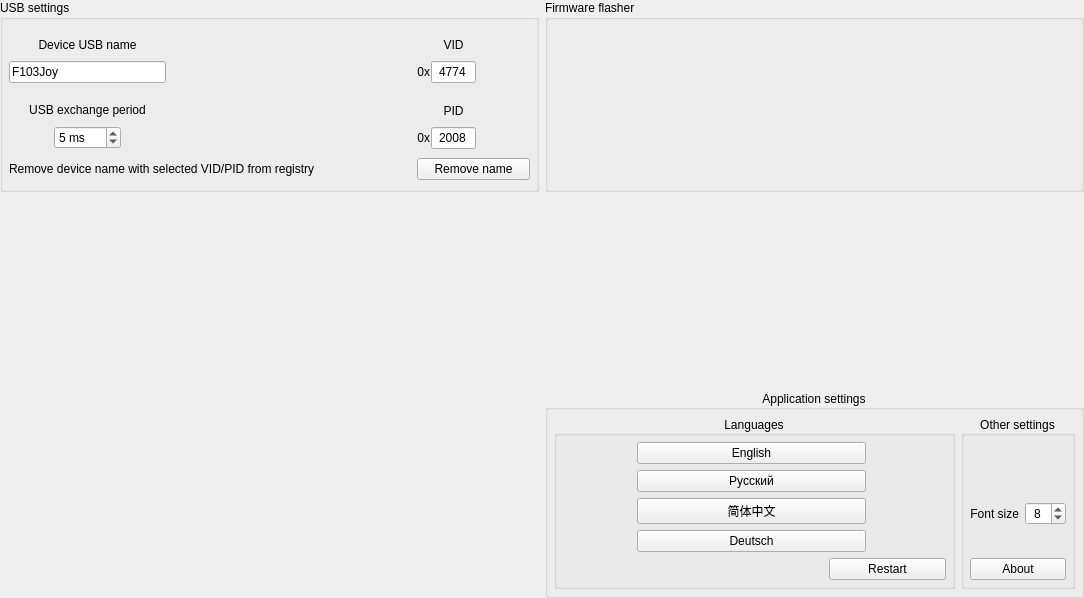
<?xml version="1.0" encoding="UTF-8"?>
<ui version="4.0">
 <class>AdvancedSettings</class>
 <widget class="QWidget" name="AdvancedSettings">
  <property name="geometry">
   <rect>
    <x>0</x>
    <y>0</y>
    <width>1084</width>
    <height>598</height>
   </rect>
  </property>
  <property name="windowTitle">
   <string>Form</string>
  </property>
  <layout class="QGridLayout" name="gridLayout" rowstretch="5,5,5" columnstretch="1,1">
   <property name="leftMargin">
    <number>0</number>
   </property>
   <property name="topMargin">
    <number>0</number>
   </property>
   <property name="rightMargin">
    <number>0</number>
   </property>
   <property name="bottomMargin">
    <number>0</number>
   </property>
   <item row="0" column="1">
    <widget class="QGroupBox" name="groupBox_2">
     <property name="title">
      <string>Firmware flasher</string>
     </property>
     <layout class="QHBoxLayout" name="layoutH_Flasher">
      <property name="leftMargin">
       <number>6</number>
      </property>
      <property name="topMargin">
       <number>6</number>
      </property>
      <property name="rightMargin">
       <number>6</number>
      </property>
      <property name="bottomMargin">
       <number>6</number>
      </property>
     </layout>
    </widget>
   </item>
   <item row="0" column="0">
    <widget class="QGroupBox" name="groupBox">
     <property name="title">
      <string>USB settings</string>
     </property>
     <layout class="QGridLayout" name="gridLayout_3" columnstretch="1,1,1,5,1,0,0">
      <property name="leftMargin">
       <number>6</number>
      </property>
      <property name="topMargin">
       <number>6</number>
      </property>
      <property name="rightMargin">
       <number>6</number>
      </property>
      <property name="bottomMargin">
       <number>9</number>
      </property>
      <property name="horizontalSpacing">
       <number>6</number>
      </property>
      <property name="verticalSpacing">
       <number>9</number>
      </property>
      <item row="1" column="0" colspan="3">
       <widget class="QLineEdit" name="lineEdit_DeviceUSBName">
        <property name="sizePolicy">
         <sizepolicy hsizetype="Expanding" vsizetype="Fixed">
          <horstretch>0</horstretch>
          <verstretch>0</verstretch>
         </sizepolicy>
        </property>
        <property name="text">
         <string notr="true">F103Joy</string>
        </property>
        <property name="maxLength">
         <number>26</number>
        </property>
       </widget>
      </item>
      <item row="3" column="1">
       <widget class="QSpinBox" name="spinBox_USBExchangePeriod">
        <property name="sizePolicy">
         <sizepolicy hsizetype="Fixed" vsizetype="Fixed">
          <horstretch>0</horstretch>
          <verstretch>0</verstretch>
         </sizepolicy>
        </property>
        <property name="frame">
         <bool>true</bool>
        </property>
        <property name="alignment">
         <set>Qt::AlignLeading|Qt::AlignLeft|Qt::AlignVCenter</set>
        </property>
        <property name="correctionMode">
         <enum>QAbstractSpinBox::CorrectToNearestValue</enum>
        </property>
        <property name="suffix">
         <string> ms</string>
        </property>
        <property name="minimum">
         <number>2</number>
        </property>
        <property name="maximum">
         <number>255</number>
        </property>
        <property name="value">
         <number>5</number>
        </property>
       </widget>
      </item>
      <item row="1" column="4">
       <spacer name="horizontalSpacer_5">
        <property name="orientation">
         <enum>Qt::Horizontal</enum>
        </property>
        <property name="sizeHint" stdset="0">
         <size>
          <width>40</width>
          <height>20</height>
         </size>
        </property>
       </spacer>
      </item>
      <item row="3" column="2">
       <spacer name="horizontalSpacer_3">
        <property name="orientation">
         <enum>Qt::Horizontal</enum>
        </property>
        <property name="sizeHint" stdset="0">
         <size>
          <width>40</width>
          <height>20</height>
         </size>
        </property>
       </spacer>
      </item>
      <item row="3" column="0">
       <spacer name="horizontalSpacer_4">
        <property name="orientation">
         <enum>Qt::Horizontal</enum>
        </property>
        <property name="sizeHint" stdset="0">
         <size>
          <width>40</width>
          <height>20</height>
         </size>
        </property>
       </spacer>
      </item>
      <item row="1" column="6">
       <spacer name="horizontalSpacer_6">
        <property name="orientation">
         <enum>Qt::Horizontal</enum>
        </property>
        <property name="sizeHint" stdset="0">
         <size>
          <width>40</width>
          <height>20</height>
         </size>
        </property>
       </spacer>
      </item>
      <item row="3" column="3">
       <spacer name="horizontalSpacer_2">
        <property name="orientation">
         <enum>Qt::Horizontal</enum>
        </property>
        <property name="sizeHint" stdset="0">
         <size>
          <width>40</width>
          <height>20</height>
         </size>
        </property>
       </spacer>
      </item>
      <item row="0" column="5" rowspan="4">
       <layout class="QGridLayout" name="gridLayout_2">
        <property name="topMargin">
         <number>0</number>
        </property>
        <property name="horizontalSpacing">
         <number>1</number>
        </property>
        <property name="verticalSpacing">
         <number>9</number>
        </property>
        <item row="1" column="0">
         <widget class="QLabel" name="text_VID_0x">
          <property name="sizePolicy">
           <sizepolicy hsizetype="Preferred" vsizetype="Preferred">
            <horstretch>0</horstretch>
            <verstretch>0</verstretch>
           </sizepolicy>
          </property>
          <property name="text">
           <string notr="true">0x</string>
          </property>
          <property name="alignment">
           <set>Qt::AlignRight|Qt::AlignTrailing|Qt::AlignVCenter</set>
          </property>
         </widget>
        </item>
        <item row="1" column="1">
         <widget class="QLineEdit" name="lineEdit_VID">
          <property name="enabled">
           <bool>true</bool>
          </property>
          <property name="sizePolicy">
           <sizepolicy hsizetype="Minimum" vsizetype="Fixed">
            <horstretch>0</horstretch>
            <verstretch>0</verstretch>
           </sizepolicy>
          </property>
          <property name="maximumSize">
           <size>
            <width>45</width>
            <height>16777215</height>
           </size>
          </property>
          <property name="inputMask">
           <string notr="true">HHHH</string>
          </property>
          <property name="text">
           <string notr="true">4774</string>
          </property>
          <property name="alignment">
           <set>Qt::AlignCenter</set>
          </property>
         </widget>
        </item>
        <item row="3" column="1">
         <widget class="QLineEdit" name="lineEdit_PID">
          <property name="sizePolicy">
           <sizepolicy hsizetype="Minimum" vsizetype="Fixed">
            <horstretch>0</horstretch>
            <verstretch>0</verstretch>
           </sizepolicy>
          </property>
          <property name="maximumSize">
           <size>
            <width>45</width>
            <height>16777215</height>
           </size>
          </property>
          <property name="inputMask">
           <string notr="true">HHHH</string>
          </property>
          <property name="text">
           <string notr="true">2008</string>
          </property>
          <property name="alignment">
           <set>Qt::AlignCenter</set>
          </property>
         </widget>
        </item>
        <item row="2" column="1">
         <widget class="QLabel" name="text_PID">
          <property name="sizePolicy">
           <sizepolicy hsizetype="Minimum" vsizetype="Preferred">
            <horstretch>0</horstretch>
            <verstretch>0</verstretch>
           </sizepolicy>
          </property>
          <property name="text">
           <string>PID</string>
          </property>
          <property name="alignment">
           <set>Qt::AlignBottom|Qt::AlignHCenter</set>
          </property>
         </widget>
        </item>
        <item row="0" column="1">
         <widget class="QLabel" name="text_VID">
          <property name="sizePolicy">
           <sizepolicy hsizetype="Minimum" vsizetype="Preferred">
            <horstretch>0</horstretch>
            <verstretch>0</verstretch>
           </sizepolicy>
          </property>
          <property name="text">
           <string>VID</string>
          </property>
          <property name="alignment">
           <set>Qt::AlignBottom|Qt::AlignHCenter</set>
          </property>
         </widget>
        </item>
        <item row="3" column="0">
         <widget class="QLabel" name="text_PID_0x">
          <property name="sizePolicy">
           <sizepolicy hsizetype="Preferred" vsizetype="Preferred">
            <horstretch>0</horstretch>
            <verstretch>0</verstretch>
           </sizepolicy>
          </property>
          <property name="text">
           <string notr="true">0x</string>
          </property>
          <property name="alignment">
           <set>Qt::AlignRight|Qt::AlignTrailing|Qt::AlignVCenter</set>
          </property>
         </widget>
        </item>
        <item row="1" column="2">
         <widget class="InfoLabel" name="info_VID">
          <property name="sizePolicy">
           <sizepolicy hsizetype="Fixed" vsizetype="Fixed">
            <horstretch>0</horstretch>
            <verstretch>0</verstretch>
           </sizepolicy>
          </property>
          <property name="maximumSize">
           <size>
            <width>18</width>
            <height>18</height>
           </size>
          </property>
          <property name="toolTip">
           <string>&lt;html&gt;&lt;head/&gt;&lt;body&gt;&lt;p&gt;Some values may not work on some operating systems(PID 5750 on Ubuntu, for example). After choosing the wrong value, the controller needs to be reflashed with ST-link/UART.&lt;/p&gt;&lt;/body&gt;&lt;/html&gt;</string>
          </property>
          <property name="text">
           <string/>
          </property>
          <property name="pixmap">
           <pixmap resource="../../resources.qrc">:/Images/warning.png</pixmap>
          </property>
          <property name="scaledContents">
           <bool>true</bool>
          </property>
          <property name="margin">
           <number>1</number>
          </property>
         </widget>
        </item>
        <item row="3" column="2">
         <widget class="InfoLabel" name="info_PID">
          <property name="sizePolicy">
           <sizepolicy hsizetype="Fixed" vsizetype="Fixed">
            <horstretch>0</horstretch>
            <verstretch>0</verstretch>
           </sizepolicy>
          </property>
          <property name="maximumSize">
           <size>
            <width>18</width>
            <height>18</height>
           </size>
          </property>
          <property name="toolTip">
           <string>&lt;html&gt;&lt;head/&gt;&lt;body&gt;&lt;p&gt;Some values may not work on some operating systems(PID 5750 on Ubuntu, for example). After choosing the wrong value, the controller needs to be reflashed with ST-link/UART.&lt;/p&gt;&lt;/body&gt;&lt;/html&gt;</string>
          </property>
          <property name="text">
           <string/>
          </property>
          <property name="pixmap">
           <pixmap resource="../../resources.qrc">:/Images/warning.png</pixmap>
          </property>
          <property name="scaledContents">
           <bool>true</bool>
          </property>
          <property name="margin">
           <number>1</number>
          </property>
         </widget>
        </item>
       </layout>
      </item>
      <item row="2" column="0" colspan="3">
       <widget class="QLabel" name="text_USBExchangePeriod">
        <property name="sizePolicy">
         <sizepolicy hsizetype="Preferred" vsizetype="Preferred">
          <horstretch>0</horstretch>
          <verstretch>0</verstretch>
         </sizepolicy>
        </property>
        <property name="text">
         <string>USB exchange period</string>
        </property>
        <property name="alignment">
         <set>Qt::AlignBottom|Qt::AlignHCenter</set>
        </property>
       </widget>
      </item>
      <item row="0" column="0" colspan="3">
       <widget class="QLabel" name="text_DeviceUSBName">
        <property name="sizePolicy">
         <sizepolicy hsizetype="Preferred" vsizetype="Preferred">
          <horstretch>0</horstretch>
          <verstretch>0</verstretch>
         </sizepolicy>
        </property>
        <property name="text">
         <string>Device USB name</string>
        </property>
        <property name="alignment">
         <set>Qt::AlignBottom|Qt::AlignHCenter</set>
        </property>
       </widget>
      </item>
      <item row="4" column="5" colspan="2">
       <widget class="QPushButton" name="pushButton_removeName">
        <property name="toolTip">
         <string>&lt;html&gt;&lt;head/&gt;&lt;body&gt;&lt;p&gt;Sometimes Windows does not update the name in gaming devices and needs to be removed from the registry. This happens automatically when the config is written, but manual deletion may be required when the device is disconnected.&lt;/p&gt;&lt;/body&gt;&lt;/html&gt;</string>
        </property>
        <property name="text">
         <string>Remove name</string>
        </property>
       </widget>
      </item>
      <item row="4" column="0" colspan="5">
       <layout class="QHBoxLayout" name="horizontalLayout" stretch="0,0,0">
        <property name="spacing">
         <number>3</number>
        </property>
        <item>
         <widget class="QLabel" name="text_removeName">
          <property name="toolTip">
           <string>&lt;html&gt;&lt;head/&gt;&lt;body&gt;&lt;p&gt;Sometimes Windows does not update the name in gaming devices and needs to be removed from the registry. This happens automatically when the config is written, but manual deletion may be required when the device is disconnected.&lt;/p&gt;&lt;/body&gt;&lt;/html&gt;</string>
          </property>
          <property name="text">
           <string>Remove device name with selected VID/PID from registry</string>
          </property>
         </widget>
        </item>
        <item>
         <widget class="InfoLabel" name="info_removeName">
          <property name="toolTip">
           <string>&lt;html&gt;&lt;head/&gt;&lt;body&gt;&lt;p&gt;Sometimes Windows does not update the name in gaming devices and needs to be removed from the registry. This happens automatically when the config is written, but manual deletion may be required when the device is disconnected.&lt;/p&gt;&lt;/body&gt;&lt;/html&gt;</string>
          </property>
          <property name="text">
           <string/>
          </property>
         </widget>
        </item>
        <item>
         <spacer name="horizontalSpacer">
          <property name="orientation">
           <enum>Qt::Horizontal</enum>
          </property>
          <property name="sizeHint" stdset="0">
           <size>
            <width>40</width>
            <height>20</height>
           </size>
          </property>
         </spacer>
        </item>
       </layout>
      </item>
     </layout>
    </widget>
   </item>
   <item row="1" column="1">
    <spacer name="verticalSpacer_2">
     <property name="orientation">
      <enum>Qt::Vertical</enum>
     </property>
     <property name="sizeHint" stdset="0">
      <size>
       <width>20</width>
       <height>40</height>
      </size>
     </property>
    </spacer>
   </item>
   <item row="2" column="1">
    <widget class="QGroupBox" name="groupBox_3">
     <property name="title">
      <string>Application settings</string>
     </property>
     <property name="alignment">
      <set>Qt::AlignCenter</set>
     </property>
     <layout class="QGridLayout" name="gridLayout_4" rowstretch="0,0" columnstretch="3,0">
      <property name="leftMargin">
       <number>6</number>
      </property>
      <property name="topMargin">
       <number>6</number>
      </property>
      <property name="rightMargin">
       <number>6</number>
      </property>
      <property name="bottomMargin">
       <number>6</number>
      </property>
      <item row="1" column="0">
       <widget class="QGroupBox" name="groupBox_5">
        <property name="title">
         <string>Languages</string>
        </property>
        <property name="alignment">
         <set>Qt::AlignCenter</set>
        </property>
        <layout class="QGridLayout" name="layoutG_Lang" rowstretch="0,0,0,0,0" columnstretch="2,5,1,2">
         <property name="leftMargin">
          <number>6</number>
         </property>
         <property name="topMargin">
          <number>6</number>
         </property>
         <property name="rightMargin">
          <number>6</number>
         </property>
         <property name="bottomMargin">
          <number>6</number>
         </property>
         <item row="2" column="0">
          <spacer name="horizontalSpacer_8">
           <property name="orientation">
            <enum>Qt::Horizontal</enum>
           </property>
           <property name="sizeHint" stdset="0">
            <size>
             <width>40</width>
             <height>20</height>
            </size>
           </property>
          </spacer>
         </item>
         <item row="3" column="3">
          <spacer name="horizontalSpacer_7">
           <property name="orientation">
            <enum>Qt::Horizontal</enum>
           </property>
           <property name="sizeHint" stdset="0">
            <size>
             <width>40</width>
             <height>20</height>
            </size>
           </property>
          </spacer>
         </item>
         <item row="4" column="2" colspan="2">
          <widget class="QPushButton" name="pushButton_RestartApp">
           <property name="toolTip">
            <string>Restart for full changes</string>
           </property>
           <property name="text">
            <string>Restart</string>
           </property>
          </widget>
         </item>
         <item row="3" column="1" colspan="2">
          <widget class="QPushButton" name="pushButton_LangDeutsch">
           <property name="text">
            <string notr="true">Deutsch</string>
           </property>
           <property name="icon">
            <iconset resource="../../resources.qrc">
             <normaloff>:/Images/flags/Germany.png</normaloff>:/Images/flags/Germany.png</iconset>
           </property>
          </widget>
         </item>
         <item row="4" column="1">
          <spacer name="horizontalSpacer_9">
           <property name="orientation">
            <enum>Qt::Horizontal</enum>
           </property>
           <property name="sizeHint" stdset="0">
            <size>
             <width>40</width>
             <height>20</height>
            </size>
           </property>
          </spacer>
         </item>
         <item row="2" column="1" colspan="2">
          <widget class="QPushButton" name="pushButton_LangSChinese">
           <property name="text">
            <string notr="true">简体中文</string>
           </property>
           <property name="icon">
            <iconset resource="../../resources.qrc">
             <normaloff>:/Images/flags/china.png</normaloff>:/Images/flags/china.png</iconset>
           </property>
          </widget>
         </item>
         <item row="1" column="1" colspan="2">
          <widget class="QPushButton" name="pushButton_LangRussian">
           <property name="text">
            <string notr="true">Русский</string>
           </property>
           <property name="icon">
            <iconset resource="../../resources.qrc">
             <normaloff>:/Images/flags/Russia.png</normaloff>:/Images/flags/Russia.png</iconset>
           </property>
          </widget>
         </item>
         <item row="0" column="1" colspan="2">
          <widget class="QPushButton" name="pushButton_LangEnglish">
           <property name="text">
            <string notr="true">English</string>
           </property>
           <property name="icon">
            <iconset resource="../../resources.qrc">
             <normaloff>:/Images/flags/United_Kingdom.png</normaloff>:/Images/flags/United_Kingdom.png</iconset>
           </property>
           <property name="iconSize">
            <size>
             <width>16</width>
             <height>16</height>
            </size>
           </property>
          </widget>
         </item>
        </layout>
        <zorder>pushButton_LangSChinese</zorder>
        <zorder>pushButton_LangEnglish</zorder>
        <zorder>pushButton_LangRussian</zorder>
        <zorder>pushButton_LangDeutsch</zorder>
        <zorder>pushButton_RestartApp</zorder>
       </widget>
      </item>
      <item row="1" column="1">
       <widget class="QGroupBox" name="groupBox_6">
        <property name="title">
         <string>Other settings</string>
        </property>
        <property name="alignment">
         <set>Qt::AlignCenter</set>
        </property>
        <layout class="QGridLayout" name="gridLayout_7" columnstretch="0,0">
         <property name="leftMargin">
          <number>6</number>
         </property>
         <property name="topMargin">
          <number>6</number>
         </property>
         <property name="rightMargin">
          <number>6</number>
         </property>
         <property name="bottomMargin">
          <number>6</number>
         </property>
         <item row="2" column="1">
          <widget class="QPushButton" name="pushButton_About">
           <property name="text">
            <string>About</string>
           </property>
          </widget>
         </item>
         <item row="1" column="1">
          <layout class="QGridLayout" name="gridLayout_5">
           <property name="leftMargin">
            <number>0</number>
           </property>
           <item row="0" column="1">
            <spacer name="verticalSpacer">
             <property name="orientation">
              <enum>Qt::Vertical</enum>
             </property>
             <property name="sizeHint" stdset="0">
              <size>
               <width>20</width>
               <height>40</height>
              </size>
             </property>
            </spacer>
           </item>
           <item row="2" column="1">
            <spacer name="verticalSpacer_3">
             <property name="orientation">
              <enum>Qt::Vertical</enum>
             </property>
             <property name="sizeHint" stdset="0">
              <size>
               <width>20</width>
               <height>40</height>
              </size>
             </property>
            </spacer>
           </item>
           <item row="1" column="1">
            <widget class="QSpinBox" name="spinBox_FontSize">
             <property name="sizePolicy">
              <sizepolicy hsizetype="Fixed" vsizetype="Fixed">
               <horstretch>0</horstretch>
               <verstretch>0</verstretch>
              </sizepolicy>
             </property>
             <property name="alignment">
              <set>Qt::AlignCenter</set>
             </property>
             <property name="minimum">
              <number>7</number>
             </property>
             <property name="maximum">
              <number>12</number>
             </property>
             <property name="value">
              <number>8</number>
             </property>
            </widget>
           </item>
           <item row="1" column="0">
            <widget class="QLabel" name="text_FontSize">
             <property name="sizePolicy">
              <sizepolicy hsizetype="Fixed" vsizetype="Preferred">
               <horstretch>0</horstretch>
               <verstretch>0</verstretch>
              </sizepolicy>
             </property>
             <property name="text">
              <string>Font size</string>
             </property>
             <property name="alignment">
              <set>Qt::AlignRight|Qt::AlignTrailing|Qt::AlignVCenter</set>
             </property>
            </widget>
           </item>
          </layout>
         </item>
         <item row="0" column="1">
          <layout class="QHBoxLayout" name="horizontalLayout_3" stretch="2">
           <property name="spacing">
            <number>0</number>
           </property>
           <property name="rightMargin">
            <number>0</number>
           </property>
           <item>
            <widget class="SwitchButton" name="widget_StyleSwitch" native="true">
             <property name="minimumSize">
              <size>
               <width>0</width>
               <height>27</height>
              </size>
             </property>
             <property name="maximumSize">
              <size>
               <width>60</width>
               <height>28</height>
              </size>
             </property>
            </widget>
           </item>
          </layout>
         </item>
        </layout>
       </widget>
      </item>
     </layout>
    </widget>
   </item>
  </layout>
 </widget>
 <customwidgets>
  <customwidget>
   <class>InfoLabel</class>
   <extends>QLabel</extends>
   <header>infolabel.h</header>
  </customwidget>
  <customwidget>
   <class>SwitchButton</class>
   <extends>QWidget</extends>
   <header>switchbutton.h</header>
   <container>1</container>
  </customwidget>
 </customwidgets>
 <resources>
  <include location="../../resources.qrc"/>
 </resources>
 <connections/>
</ui>
